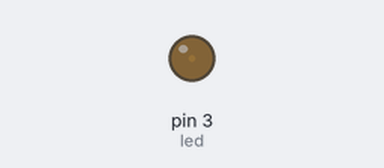
Simulated run of this sketch. Board: Arduino Uno, built with avr-gcc and run on an emulated ATmega328P. Parts: output pins drawn as LEDs (lit = HIGH).

Above: at 0.05 s.
At 1.15 s:
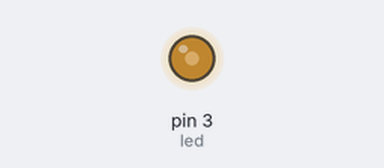
At 2.3 s:
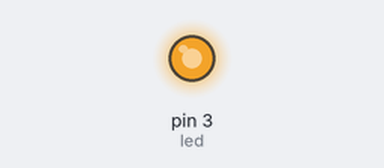
At 4.55 s:
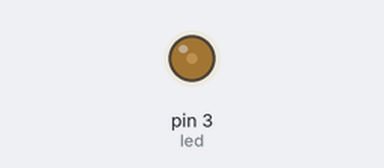
Timing chart, 0 to 6.6 s (numbered marks = the images above):
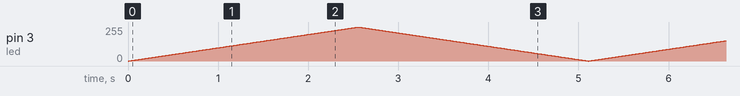

The sketch:

Led_Strip_Code.ino
```cpp
/*
 *  Code for controlling Led strips in the robot
 *
 */

#define led 3  // PWM led pin

void setup()
{
 pinMode(led,OUTPUT);  // Set led PWM pin as output
}

void loop()
{

// Two "for loops" where lighting from 0 to max light then reversing by going from max to zero light again

for ( int i=0 ; i<255 ; i++)
{
  analogWrite(led,i);
  delay(10);
}

for ( int i=255 ; i>0 ; i--)
{
  analogWrite(led,i);
  delay(10);
}

}
```
